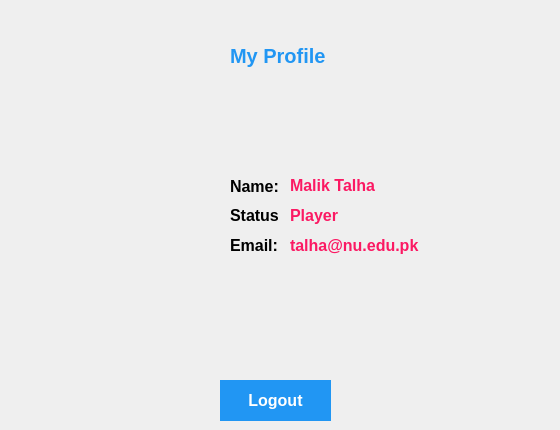
         <widget class="QWidget" name="HomeTab2">
          <attribute name="title">
           <string>Profile</string>
          </attribute>
          <widget class="QLabel" name="label_5">
           <property name="geometry">
            <rect>
             <x>230</x>
             <y>176</y>
             <width>49</width>
             <height>20</height>
            </rect>
           </property>
           <property name="styleSheet">
            <string notr="true">font-weight: 600;
font-size: 16px;</string>
           </property>
           <property name="text">
            <string>Name:</string>
           </property>
          </widget>
          <widget class="QLabel" name="label_6">
           <property name="geometry">
            <rect>
             <x>230</x>
             <y>230</y>
             <width>61</width>
             <height>31</height>
            </rect>
           </property>
           <property name="styleSheet">
            <string notr="true">font-weight: 600;
font-size: 16px;</string>
           </property>
           <property name="text">
            <string>Email:</string>
           </property>
          </widget>
          <widget class="QLabel" name="label_7">
           <property name="geometry">
            <rect>
             <x>230</x>
             <y>205</y>
             <width>49</width>
             <height>21</height>
            </rect>
           </property>
           <property name="styleSheet">
            <string notr="true">font-weight: 600;
font-size: 16px;</string>
           </property>
           <property name="text">
            <string>Status:</string>
           </property>
          </widget>
          <widget class="QLabel" name="label_8">
           <property name="geometry">
            <rect>
             <x>110</x>
             <y>170</y>
             <width>91</width>
             <height>91</height>
            </rect>
           </property>
           <property name="text">
            <string/>
           </property>
           <property name="pixmap">
            <pixmap resource="MainWindow.qrc">:/MainWindow/user.png</pixmap>
           </property>
           <property name="scaledContents">
            <bool>true</bool>
           </property>
          </widget>
          <widget class="QLabel" name="label_15">
           <property name="geometry">
            <rect>
             <x>230</x>
             <y>40</y>
             <width>101</width>
             <height>31</height>
            </rect>
           </property>
           <property name="styleSheet">
            <string notr="true">color:  #2196f3;
font-weight: 600;
font-size: 20px;</string>
           </property>
           <property name="text">
            <string>My Profile</string>
           </property>
          </widget>
          <widget class="QPushButton" name="loginBtn_2">
           <property name="geometry">
            <rect>
             <x>220</x>
             <y>380</y>
             <width>111</width>
             <height>41</height>
            </rect>
           </property>
           <property name="styleSheet">
            <string notr="true">QPushButton{
	border: 3px solid #2196f3;
	background-color: #2196F3;
	color: #fff;
	font-weight: 600;
	padding: 2.5px 25px;
	font-size: 16px;
}
QPushButton:hover {
	background-color: #fff;
	color: #2196F3;
}</string>
           </property>
           <property name="text">
            <string>Logout</string>
           </property>
          </widget>
          <widget class="QLabel" name="label_16">
           <property name="geometry">
            <rect>
             <x>290</x>
             <y>175</y>
             <width>261</width>
             <height>21</height>
            </rect>
           </property>
           <property name="styleSheet">
            <string notr="true">font-weight: 600;
font-size: 16px;
color: #fb1963;</string>
           </property>
           <property name="text">
            <string>Malik Talha</string>
           </property>
          </widget>
          <widget class="QLabel" name="label_17">
           <property name="geometry">
            <rect>
             <x>290</x>
             <y>200</y>
             <width>261</width>
             <height>31</height>
            </rect>
           </property>
           <property name="styleSheet">
            <string notr="true">font-weight: 600;
font-size: 16px;
color: #fb1963;</string>
           </property>
           <property name="text">
            <string>Player</string>
           </property>
          </widget>
          <widget class="QLabel" name="label_18">
           <property name="geometry">
            <rect>
             <x>290</x>
             <y>230</y>
             <width>261</width>
             <height>31</height>
            </rect>
           </property>
           <property name="styleSheet">
            <string notr="true">font-weight: 600;
font-size: 16px;
color: #fb1963;</string>
           </property>
           <property name="text">
            <string>talha@nu.edu.pk</string>
           </property>
          </widget>
         </widget>
